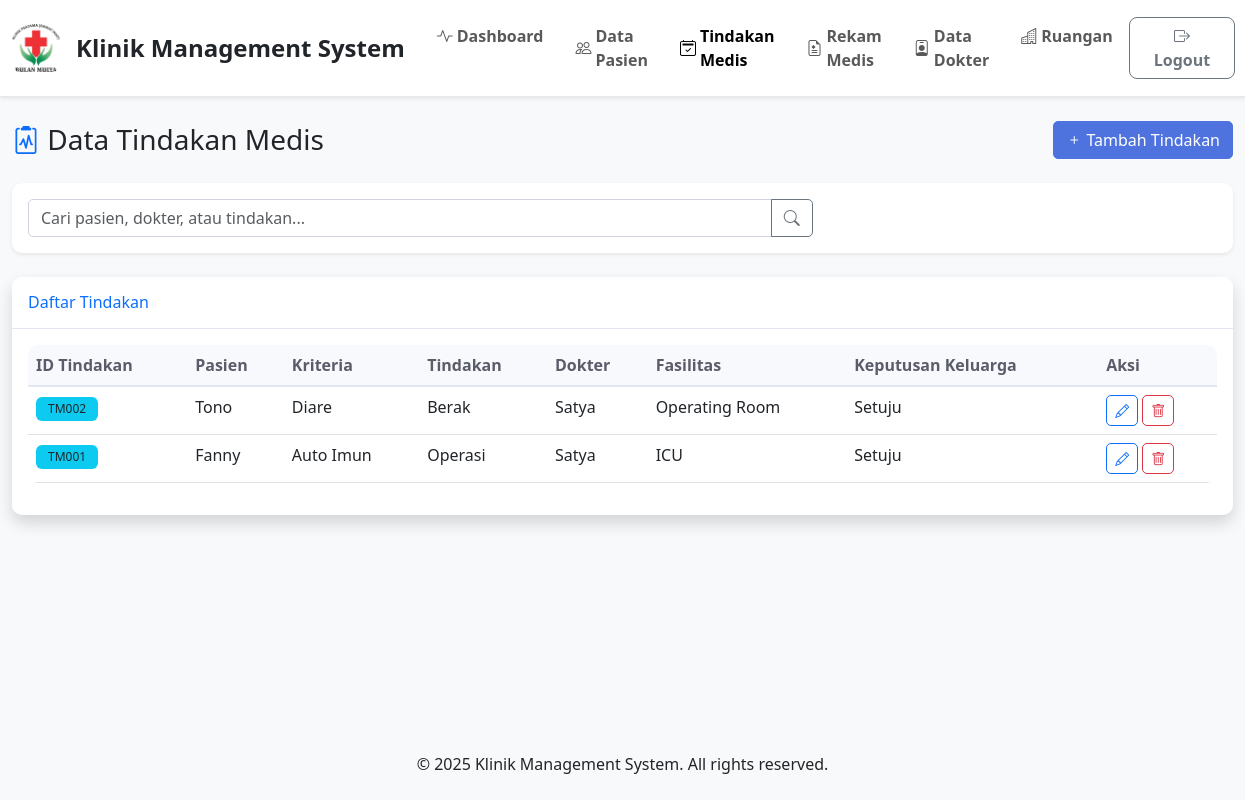
/index.php?page=tindakan (signed in), run on the app's committed database.
### tables this page shows
CREATE TABLE `tindakan` (
  `idtindakan` int(11) NOT NULL,
  `idpasien` int(11) NOT NULL,
  `kriteria` text DEFAULT NULL,
  `tindakan` text DEFAULT NULL,
  `iddokter` int(11) DEFAULT NULL,
  `fasilitas` text DEFAULT NULL,
  `keputusan_keluarga` text DEFAULT NULL
);

CREATE TABLE `pasien` (
  `idpasien` int(11) NOT NULL,
  `nama` varchar(100) NOT NULL,
  `jenis_kelamin` enum('L','P') NOT NULL,
  `pekerjaan` varchar(100) DEFAULT NULL,
  `tmp_lahir` varchar(100) DEFAULT NULL,
  `tgl_lahir` date DEFAULT NULL,
  `telpon` varchar(20) DEFAULT NULL,
  `alamat` text DEFAULT NULL,
  `tgl_daftar` date DEFAULT NULL
);

CREATE TABLE `dokter` (
  `iddokter` int(11) NOT NULL,
  `nama` varchar(100) NOT NULL,
  `jenis_kelamin` enum('L','P') NOT NULL,
  `telpon` varchar(20) DEFAULT NULL,
  `alamat` text DEFAULT NULL,
  `spesialisasi` varchar(100) DEFAULT NULL
);

### config/database.php (called while the page is built, shortened)
<?php
try {
    $pdo = new PDO("mysql:host=" . DB_HOST . ";dbname=" . DB_NAME . ";charset=utf8", DB_USER, DB_PASS);
    $pdo->setAttribute(PDO::ATTR_ERRMODE, PDO::ERRMODE_EXCEPTION);
    $pdo->setAttribute(PDO::ATTR_DEFAULT_FETCH_MODE, PDO::FETCH_ASSOC);
} catch(PDOException $e) {
    die("Connection failed: " . $e->getMessage());
}
function executeQuery($sql, $params = []) {
    global $pdo;
    try {
        $stmt = $pdo->prepare($sql);
        $stmt->execute($params);
        return $stmt;
    } catch(PDOException $e) {
        die("Query failed: " . $e->getMessage());
    }
}
function fetchAll($sql, $params = []) {
    $stmt = executeQuery($sql, $params);
    return $stmt->fetchAll();
}
?>

### pages/tindakan.php (the view, shortened to what this page needs)
<?php
require_once __DIR__ . '/../config/database.php';
$search = isset($_GET['search']) ? sanitizeInput($_GET['search']) : '';
$sql = "SELECT t.*, p.nama AS nama_pasien, d.nama AS nama_dokter
        FROM tindakan t
        LEFT JOIN pasien p ON t.idpasien = p.idpasien
        LEFT JOIN dokter d ON t.iddokter = d.iddokter";
$params = [];
$sql .= " ORDER BY t.idtindakan DESC";
$tindakans = fetchAll($sql, $params);
?>
<div class="container-fluid">
    <div class="d-flex justify-content-between align-items-center mb-4">
        <h1 class="h3 mb-0">
            <i class="bi bi-clipboard2-pulse text-primary"></i> Data Tindakan Medis
        </h1>
        <a href="/Klinik_Management/index.php?page=tindakan_add" class="btn btn-primary">
            <i class="bi bi-plus"></i> Tambah Tindakan
        </a>
    </div>
    <div class="card mb-4">
        <div class="card-body">
            <form method="GET" action="" id="searchForm">
                <div class="row">
                    <div class="col-md-8">
                        <div class="input-group">
                            <input type="text" class="form-control" name="search" id="searchInput"
                                   placeholder="Cari pasien, dokter, atau tindakan..."
                                   value="<?= htmlspecialchars($search) ?>">
                            <button class="btn btn-outline-secondary" type="submit">
                                <i class="bi bi-search"></i>
                            </button>
                        </div>
                    </div>
                </div>
            </form>
        </div>
    </div>
    <div class="card shadow">
        <div class="card-header py-3">
            <h6 class="m-0 font-weight-bold text-primary">Daftar Tindakan</h6>
        </div>
        <div class="card-body">
            <div class="table-responsive">
                <table class="table table-hover">
                    <thead>
                        <tr>
                            <th>ID Tindakan</th>
                            <th>Pasien</th>
                            <th>Kriteria</th>
                            <th>Tindakan</th>
                            <th>Dokter</th>
                            <th>Fasilitas</th>
                            <th>Keputusan Keluarga</th>
                            <th>Aksi</th>
                        </tr>
                    </thead>
                    <tbody>
                        <?php if (empty($tindakans)): ?>
                            <tr>
                                <td colspan="8" class="text-center text-muted">Tidak ada data tindakan.</td>
                            </tr>
                        <?php else: ?>
                            <?php foreach ($tindakans as $t): ?>
                                <tr>
                                    <td><span class="badge bg-info text-dark"><?php echo 'TM' . str_pad($t['idtindakan'], 3, '0', STR_PAD_LEFT); ?></span></td>
                                    <td><?= htmlspecialchars($t['nama_pasien']) ?></td>
                                    <td><?= htmlspecialchars($t['kriteria']) ?></td>
                                    <td><?= htmlspecialchars($t['tindakan']) ?></td>
                                    <td><?= htmlspecialchars($t['nama_dokter'] ?? '-') ?></td>
                                    <td><?= htmlspecialchars($t['fasilitas'] ?? '-') ?></td>
                                    <td><?= htmlspecialchars($t['keputusan_keluarga']) ?></td>
                                    <td>
                                        <a href="/Klinik_Management/index.php?page=tindakan_edit&idtindakan=<?= $t['idtindakan'] ?>" class="btn btn-sm btn-outline-primary">
                                            <i class="bi bi-pencil"></i>
                                        </a>
                                        <a href="pages/tindakan_delete.php?idtindakan=<?= $t['idtindakan'] ?>" class="btn btn-sm btn-outline-danger">
                                            <i class="bi bi-trash"></i>
                                        </a>
                                    </td>
                                </tr>
                            <?php endforeach; ?>
                        <?php endif; ?>
                    </tbody>
                </table>
            </div>
        </div>
    </div>
</div>

### assets/css/style.css (style rules this page uses)
body { font-family: 'Segoe UI', Tahoma, Geneva, Verdana, sans-serif; background-color: #f8f9fa; }
.card { border: none; border-radius: 10px; box-shadow: 0 0.125rem 0.25rem rgba(0, 0, 0, 0.075); transition: all 0.3s ease; }
.card-header { background-color: #fff; border-bottom: 1px solid #e3e6f0; border-radius: 10px 10px 0 0 !important; }
.btn { border-radius: 5px; font-weight: 500; transition: all 0.3s ease; }
.btn-primary { background-color: #4e73df; border-color: #4e73df; }
.table { border-radius: 10px; overflow: hidden; }
.table thead th { background-color: #f8f9fc; border-bottom: 2px solid #e3e6f0; font-weight: 600; color: #5a5c69; }
.form-control, .form-select { border-radius: 5px; border: 1px solid #d1d3e2; transition: all 0.3s ease; }
.badge { font-size: 0.75rem; font-weight: 500; padding: 0.375rem 0.75rem; }

### includes/footer.php (style rules this page uses)
html, body { height: 100%; }
body { min-height: 100vh; display: flex; flex-direction: column; }

### data on the page
tindakan: idtindakan "002", idpasien.nama "Tono", kriteria "Diare", tindakan "Berak", iddokter.nama "Satya", fasilitas "Operating Room", keputusan_keluarga "Setuju"
tindakan: idtindakan "001", idpasien.nama "Fanny", kriteria "Auto Imun", tindakan "Operasi", iddokter.nama "Satya", fasilitas "ICU", keputusan_keluarga "Setuju"
